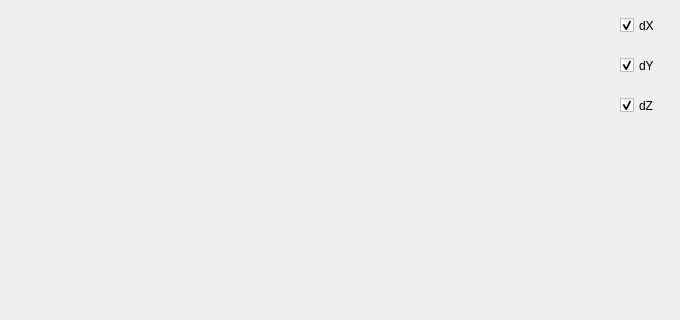
      <widget class="QWidget" name="tab_2">
       <attribute name="title">
        <string>dpb</string>
       </attribute>
       <widget class="QCustomPlot" name="plot_dpb" native="true">
        <property name="geometry">
         <rect>
          <x>0</x>
          <y>0</y>
          <width>611</width>
          <height>311</height>
         </rect>
        </property>
       </widget>
       <widget class="QCheckBox" name="CB_dpb_y">
        <property name="geometry">
         <rect>
          <x>620</x>
          <y>50</y>
          <width>51</width>
          <height>31</height>
         </rect>
        </property>
        <property name="font">
         <font>
          <pointsize>9</pointsize>
         </font>
        </property>
        <property name="text">
         <string>dY</string>
        </property>
        <property name="checked">
         <bool>true</bool>
        </property>
       </widget>
       <widget class="QCheckBox" name="CB_dpb_x">
        <property name="geometry">
         <rect>
          <x>620</x>
          <y>10</y>
          <width>51</width>
          <height>31</height>
         </rect>
        </property>
        <property name="font">
         <font>
          <pointsize>9</pointsize>
         </font>
        </property>
        <property name="text">
         <string>dX</string>
        </property>
        <property name="checked">
         <bool>true</bool>
        </property>
       </widget>
       <widget class="QCheckBox" name="CB_dpb_z">
        <property name="geometry">
         <rect>
          <x>620</x>
          <y>90</y>
          <width>51</width>
          <height>31</height>
         </rect>
        </property>
        <property name="font">
         <font>
          <pointsize>9</pointsize>
         </font>
        </property>
        <property name="text">
         <string>dZ</string>
        </property>
        <property name="checked">
         <bool>true</bool>
        </property>
       </widget>
      </widget>
